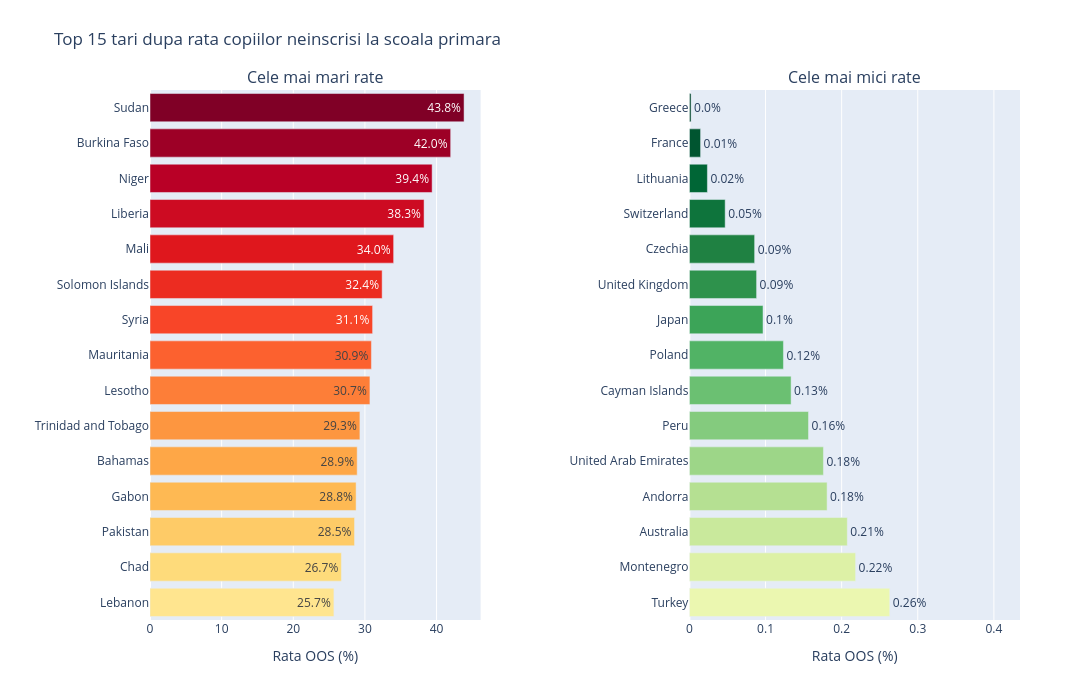

The notebook cell this image was saved under:
### Markdown cell above
#### Grafic 3 - Care sunt tarile cele mai afectate? Top 15

### Code cell
top15 = latest.nlargest(15, 'oos_rate').sort_values('oos_rate')
bottom15 = (latest[latest['oos_rate'] > 0]
            .nsmallest(15, 'oos_rate')
            .sort_values('oos_rate', ascending=False))

n = 15
reds   = pcolors.sample_colorscale('YlOrRd', [(i + 3) / (n + 2) for i in range(n)])
greens = pcolors.sample_colorscale('YlGn',   [(i + 3) / (n + 2) for i in range(n)])

fig = make_subplots(rows=1, cols=2,
                    subplot_titles=['Cele mai mari rate', 'Cele mai mici rate'],
                    horizontal_spacing=0.24)

fig.add_trace(go.Bar(
    x=top15['oos_rate'], y=top15['Entity'],
    orientation='h', marker_color=reds,
    text=top15['oos_rate'].round(1).astype(str) + '%',
    textposition='inside', insidetextanchor='end',
    cliponaxis=False,
    hovertemplate='<b>%{y}</b><br>Rata OOS: %{x:.1f}%<extra></extra>'
), row=1, col=1)

fig.add_trace(go.Bar(
    x=bottom15['oos_rate'], y=bottom15['Entity'],
    orientation='h', marker_color=greens,
    text=bottom15['oos_rate'].round(2).astype(str) + '%',
    textposition='outside',
    cliponaxis=False,
    hovertemplate='<b>%{y}</b><br>Rata OOS: %{x:.2f}%<extra></extra>'
), row=1, col=2)

fig.update_layout(
    title_text='Top 15 tari dupa rata copiilor neinscrisi la scoala primara',
    showlegend=False,
    width=1080, height=680,
    dragmode=False,
    margin=dict(l=150, r=60, t=90, b=60)
)
fig.update_xaxes(title_text='Rata OOS (%)', fixedrange=True, row=1, col=1)
fig.update_xaxes(
    title_text='Rata OOS (%)',
    range=[0, bottom15['oos_rate'].max() * 1.65],
    fixedrange=True,
    row=1, col=2
)
fig.update_yaxes(automargin=True, fixedrange=True)
fig.show(config=PLOTLY_CONFIG)

### Figure 1 — Plotly figure (JSON) as saved in the notebook; plotly's stock layout.template omitted (floating-point values rounded to 4 significant figures)
{"data": [{"cliponaxis": false, "hovertemplate": "<b>%{y}</b><br>Rata OOS: %{x:.1f}%<extra></extra>", "insidetextanchor": "end", "marker": {"color": ["rgb(255, 229, 143)", "rgb(254, 219, 123)", "rgb(254, 203, 103)", "rgb(254, 185, 83)", "rgb(254, 167, 71)", "rgb(253, 150, 64)", "rgb(253, 126, 56)", "rgb(252, 97, 47)", "rgb(248, 69, 40)", "rgb(236, 44, 33)", "rgb(223, 23, 29)", "rgb(205, 11, 34)", "rgb(185, 0, 38)", "rgb(157, 0, 38)", "rgb(128, 0, 38)"]}, "orientation": "h", "text": ["25.7%", "26.7%", "28.5%", "28.8%", "28.9%", "29.3%", "30.7%", "30.9%", "31.1%", "32.4%", "34.0%", "38.3%", "39.4%", "42.0%", "43.8%"], "textposition": "inside", "type": "bar", "x": [25.67, 26.72, 28.55, 28.77, 28.92, 29.3, 30.7, 30.91, 31.07, 32.4, 34.01, 38.25, 39.38, 41.97, 43.84], "xaxis": "x", "y": ["Lebanon", "Chad", "Pakistan", "Gabon", "Bahamas", "Trinidad and Tobago", "Lesotho", "Mauritania", "Syria", "Solomon Islands", "Mali", "Liberia", "Niger", "Burkina Faso", "Sudan"], "yaxis": "y"}, {"cliponaxis": false, "hovertemplate": "<b>%{y}</b><br>Rata OOS: %{x:.2f}%<extra></extra>", "marker": {"color": ["rgb(235, 247, 176)", "rgb(221, 241, 166)", "rgb(201, 233, 156)", "rgb(181, 224, 146)", "rgb(157, 214, 136)", "rgb(132, 203, 126)", "rgb(107, 192, 114)", "rgb(81, 179, 101)", "rgb(60, 164, 88)", "rgb(46, 146, 76)", "rgb(31, 129, 66)", "rgb(14, 116, 60)", "rgb(0, 102, 54)", "rgb(0, 85, 48)", "rgb(0, 69, 41)"]}, "orientation": "h", "text": ["0.26%", "0.22%", "0.21%", "0.18%", "0.18%", "0.16%", "0.13%", "0.12%", "0.1%", "0.09%", "0.09%", "0.05%", "0.02%", "0.01%", "0.0%"], "textposition": "outside", "type": "bar", "x": [0.2632, 0.2183, 0.2074, 0.1809, 0.1761, 0.1565, 0.1336, 0.1235, 0.09672, 0.08828, 0.08569, 0.04699, 0.02364, 0.01469, 0.00218], "xaxis": "x2", "y": ["Turkey", "Montenegro", "Australia", "Andorra", "United Arab Emirates", "Peru", "Cayman Islands", "Poland", "Japan", "United Kingdom", "Czechia", "Switzerland", "Lithuania", "France", "Greece"], "yaxis": "y2"}], "layout": {"annotations": [{"font": {"size": 16}, "showarrow": false, "text": "Cele mai mari rate", "x": 0.19, "xanchor": "center", "xref": "paper", "y": 1, "yanchor": "bottom", "yref": "paper"}, {"font": {"size": 16}, "showarrow": false, "text": "Cele mai mici rate", "x": 0.81, "xanchor": "center", "xref": "paper", "y": 1, "yanchor": "bottom", "yref": "paper"}], "dragmode": false, "height": 680, "margin": {"b": 60, "l": 150, "r": 60, "t": 90}, "showlegend": false, "title": {"text": "Top 15 tari dupa rata copiilor neinscrisi la scoala primara"}, "width": 1080, "xaxis": {"anchor": "y", "domain": [0, 0.38], "fixedrange": true, "title": {"text": "Rata OOS (%)"}}, "xaxis2": {"anchor": "y2", "domain": [0.62, 1], "fixedrange": true, "range": [0, 0.4343], "title": {"text": "Rata OOS (%)"}}, "yaxis": {"anchor": "x", "automargin": true, "domain": [0, 1], "fixedrange": true}, "yaxis2": {"anchor": "x2", "automargin": true, "domain": [0, 1], "fixedrange": true}}}
